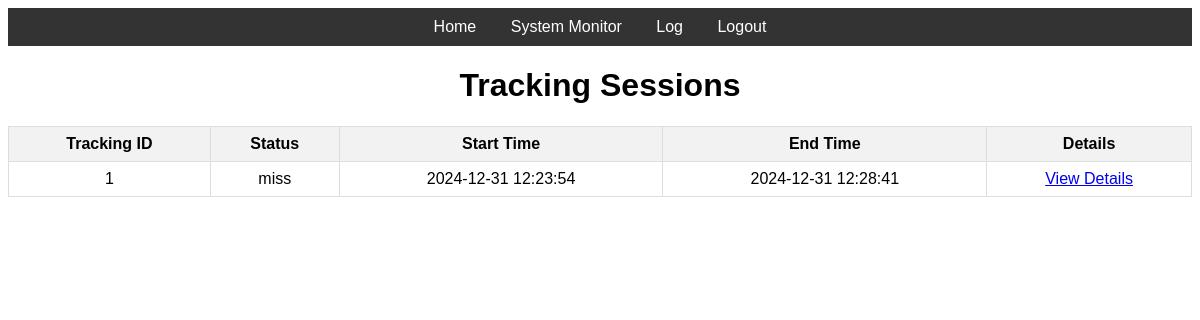
The app's page /log with its own data.
### tables this page shows
CREATE TABLE TrackingSessions (
                tracking_session_id INTEGER PRIMARY KEY AUTOINCREMENT,
                start_timestamp TEXT NOT NULL,
                end_timestamp TEXT,
                status TEXT NOT NULL
            );

### flask_ros_app/ros2_flask_sub_image_with_db_ver2_copy.py (the view)
@app.route('/log')
def log():
    conn = get_db_connection()
    sessions = conn.execute('SELECT * FROM TrackingSessions').fetchall()
    conn.close()
    return render_template('sessions.html', sessions=sessions)

### flask_ros_app/ros2_flask_sub_image_with_db_ver2_copy.py (called while the page is built)
def get_db_connection():
    conn = sqlite3.connect('/home/g1/ros2_c2_ws/src/flask_ros_app/resource/copy_test_car_captured_images.db')
    conn.row_factory = sqlite3.Row
    return conn

### flask_ros_app/templates/sessions.html (shortened to what this page needs)
<!DOCTYPE html>
<html lang="en">
<head>
</head>
<body>
    <nav>
        <a href="{{ url_for('index') }}">Home</a>
        <a href="{{ url_for('sysmon') }}">System Monitor</a>
        <a href="{{ url_for('log') }}">Log</a>
        <a href="{{ url_for('logout') }}">Logout</a>
    </nav>
    <h1>Tracking Sessions</h1>
    <table>
        <thead>
            <tr>
                <th>Tracking ID</th>
                <th>Status</th>
                <th>Start Time</th>
                <th>End Time</th>
                <th>Details</th>
            </tr>
        </thead>
        <tbody>
            {% for session in sessions %}
            <tr>
                <td>{{ session['tracking_session_id'] }}</td>
                <td>{{ session['Status'] }}</td>
                <td>{{ session['start_timestamp'] }}</td>
                <td>{{ session['end_timestamp'] }}</td>
                <td><a href="/session_details/{{ session['tracking_session_id'] }}" target="_blank">View Details</a></td>
            </tr>
            {% endfor %}
        </tbody>
    </table>
</body>
</html>

### flask_ros_app/templates/sessions.html (style rules this page uses)
body { font-family: Arial, sans-serif; text-align: center; }
table { width: 100%; border-collapse: collapse; }
th, td { padding: 8px; text-align: center; border: 1px solid #ddd; }
th { background-color: #f2f2f2; }
nav { background-color: #333; padding: 10px; }
nav a { color: white; text-decoration: none; padding: 10px; margin: 5px; }

### records on screen
TrackingSessions: tracking_session_id "1", Status "miss", start_timestamp "2024-12-31 12:23:54", end_timestamp "2024-12-31 12:28:41"
